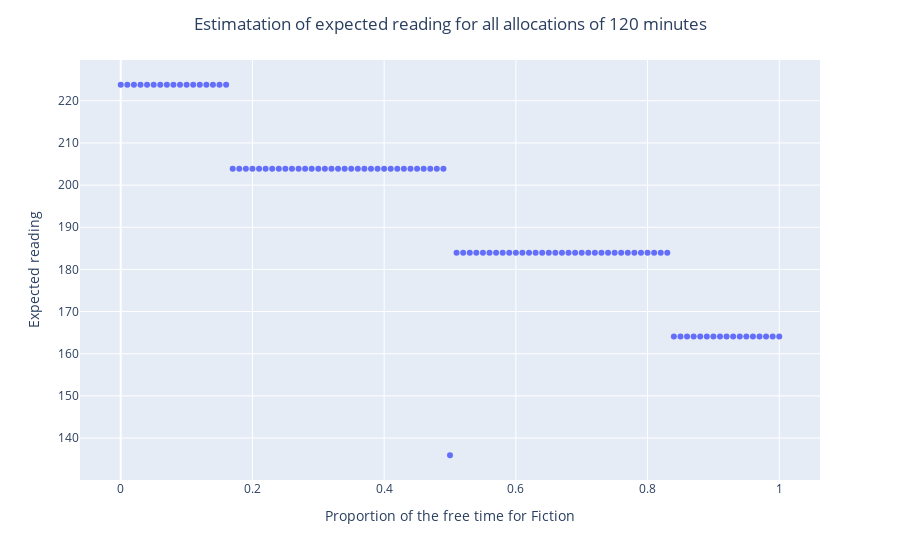

Write notebook code for a chart like this one.
### Code cell
# Plot sales for various proportions between English and Spanish
fig = px.scatter(df_predictions, x="prop_fiction", y="Expected reading")
fig.update_layout(
    title="Estimatation of expected reading for all allocations of 120 minutes",
    title_x=0.5,
    xaxis_title="Proportion of the free time for Fiction",
    yaxis_title="Expected reading",
)
fig.show()

### Figure 1 — Plotly figure (JSON) as saved in the notebook; plotly's stock layout.template omitted (floating-point values rounded to 4 significant figures)
{"data": [{"hovertemplate": "prop_fiction=%{x}<br>Expected reading=%{y}<extra></extra>", "legendgroup": "", "marker": {"color": "#636efa", "symbol": "circle"}, "mode": "markers", "name": "", "orientation": "v", "showlegend": false, "type": "scatter", "x": [0, 0.01, 0.02, 0.03, 0.04, 0.05, 0.06, 0.07, 0.08, 0.09, 0.1, 0.11, 0.12, 0.13, 0.14, 0.15, 0.16, 0.17, 0.18, 0.19, 0.2, 0.21, 0.22, 0.23, 0.24, 0.25, 0.26, 0.27, 0.28, 0.29, 0.3, 0.31, 0.32, 0.33, 0.34, 0.35, 0.36, 0.37, 0.38, 0.39, 0.4, 0.41, 0.42, 0.43, 0.44, 0.45, 0.46, 0.47, 0.48, 0.49, 0.5, 0.51, 0.52, 0.53, 0.54, 0.55, 0.56, 0.57, 0.58, 0.59, 0.6, 0.61, 0.62, 0.63, 0.64, 0.65, 0.66, 0.67, 0.68, 0.69, 0.7, 0.71, 0.72, 0.73, 0.74, 0.75, 0.76, 0.77, 0.78, 0.79, 0.8, 0.81, 0.82, 0.83, 0.84, 0.85, 0.86, 0.87, 0.88, 0.89, 0.9, 0.91, 0.92, 0.93, 0.94, 0.95, 0.96, 0.97, 0.98, 0.99, 1], "xaxis": "x", "y": [223.8, 223.8, 223.8, 223.8, 223.8, 223.8, 223.8, 223.8, 223.8, 223.8, 223.8, 223.8, 223.8, 223.8, 223.8, 223.8, 223.8, 203.9, 203.9, 203.9, 203.9, 203.9, 203.9, 203.9, 203.9, 203.9, 203.9, 203.9, 203.9, 203.9, 203.9, 203.9, 203.9, 203.9, 203.9, 203.9, 203.9, 203.9, 203.9, 203.9, 203.9, 203.9, 203.9, 203.9, 203.9, 203.9, 203.9, 203.9, 203.9, 203.9, 135.9, 184.0, 184.0, 184.0, 184.0, 184.0, 184.0, 184.0, 184.0, 184.0, 184.0, 184.0, 184.0, 184.0, 184.0, 184.0, 184.0, 184.0, 184.0, 184.0, 184.0, 184.0, 184.0, 184.0, 184.0, 184.0, 184.0, 184.0, 184.0, 184.0, 184.0, 184.0, 184.0, 184.0, 164.1, 164.1, 164.1, 164.1, 164.1, 164.1, 164.1, 164.1, 164.1, 164.1, 164.1, 164.1, 164.1, 164.1, 164.1, 164.1, 164.1], "yaxis": "y"}], "layout": {"legend": {"tracegroupgap": 0}, "margin": {"t": 60}, "title": {"text": "Estimatation of expected reading for all allocations of 120 minutes", "x": 0.5}, "xaxis": {"anchor": "y", "domain": [0, 1], "title": {"text": "Proportion of the free time for Fiction"}}, "yaxis": {"anchor": "x", "domain": [0, 1], "title": {"text": "Expected reading"}}}}
